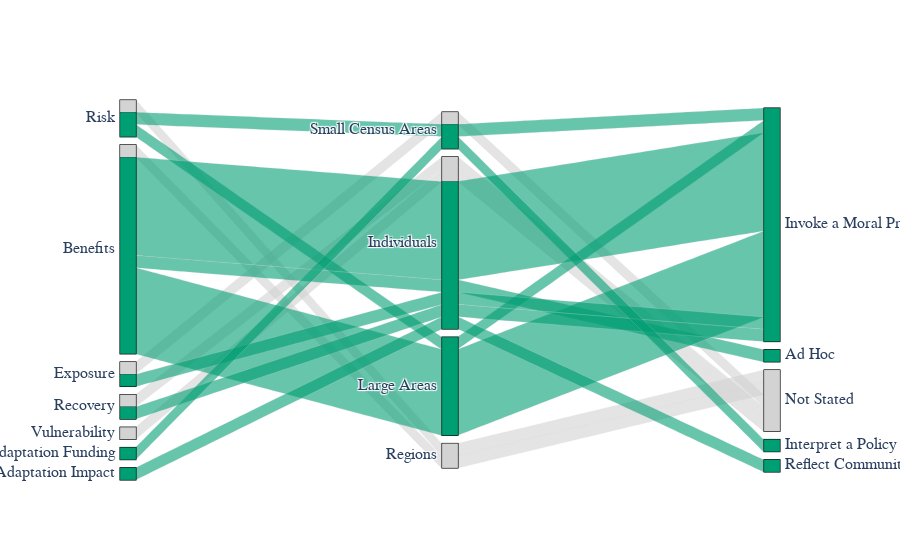

Notebook source saved alongside this figure:
### Markdown cell above
# Map equity metrics onto taxonomy

### Code cell
# 1) Equity in what
# 2) Equity for whom
# 3) Equity why
# Color by ethically grounded
import plotly.graph_objects as go

eqm_plot = eqm[eqm['meas_scale'] == 'Yes']

# Create dimensions
what_dim = go.parcats.Dimension(
    values=eqm_plot['what_dist'],
)

whom_dim = go.parcats.Dimension(
    values=eqm_plot['whom_dist'],
)

why_dim = go.parcats.Dimension(
    values=eqm_plot['equity_why'],
)


# Create parcats trace
color = np.where(eqm_plot['equity_why'] == 'Not Stated',
                  0, 1)
colorscale = [[0, '#D3D3D3'], [1, '#009E73']]

fig = go.Figure(data = [go.Parcats(dimensions=[what_dim,
                                               whom_dim,
                                               why_dim],
        line={'color': color,
              'colorscale': colorscale},
        hoveron='color', hoverinfo='count',
        tickfont={'size': 16, 'family': 'Times'},
        arrangement='freeform')]
              )
fig.update_layout(
    autosize=True)

fig.show()

### Figure 1 — Plotly figure (JSON) as saved in the notebook; plotly's stock layout.template omitted (floating-point values rounded to 4 significant figures)
{"data": [{"arrangement": "freeform", "dimensions": [{"values": ["Risk", "Benefits", "Benefits", "Risk", "Benefits", "Benefits", "Benefits", "Benefits", "Benefits", "Benefits", "Benefits", "Benefits", "Exposure", "Recovery", "Vulnerability", "Risk", "Benefits", "Benefits", "Benefits", "Benefits", "Benefits", "Benefits", "Benefits", "Recovery", "Adaptation Funding", "Exposure", "Adaptation Impact"]}, {"values": ["Small Census Areas", "Individuals", "Individuals", "Large Areas", "Large Areas", "Large Areas", "Large Areas", "Large Areas", "Large Areas", "Large Areas", "Large Areas", "Individuals", "Individuals", "Individuals", "Individuals", "Regions", "Regions", "Individuals", "Individuals", "Individuals", "Individuals", "Individuals", "Individuals", "Individuals", "Small Census Areas", "Small Census Areas", "Individuals"]}, {"values": ["Invoke a Moral Principle", "Invoke a Moral Principle", "Ad Hoc", "Invoke a Moral Principle", "Invoke a Moral Principle", "Invoke a Moral Principle", "Invoke a Moral Principle", "Invoke a Moral Principle", "Invoke a Moral Principle", "Invoke a Moral Principle", "Invoke a Moral Principle", "Invoke a Moral Principle", "Invoke a Moral Principle", "Invoke a Moral Principle", "Not Stated", "Not Stated", "Not Stated", "Invoke a Moral Principle", "Invoke a Moral Principle", "Invoke a Moral Principle", "Invoke a Moral Principle", "Invoke a Moral Principle", "Invoke a Moral Principle", "Not Stated", "Interpret a Policy Mandate", "Not Stated", "Reflect Community Preferences"]}], "hoverinfo": "count", "hoveron": "color", "line": {"color": [1, 1, 1, 1, 1, 1, 1, 1, 1, 1, 1, 1, 1, 1, 0, 0, 0, 1, 1, 1, 1, 1, 1, 0, 1, 0, 1], "colorscale": [[0, "#D3D3D3"], [1, "#009E73"]]}, "tickfont": {"family": "Times", "size": 16}, "type": "parcats"}], "layout": {"autosize": true}}
